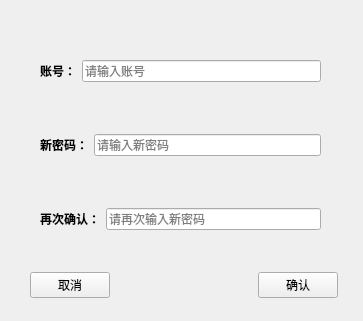
<?xml version="1.0" encoding="UTF-8"?>
<ui version="4.0">
 <class>ResetPS</class>
 <widget class="QWidget" name="ResetPS">
  <property name="geometry">
   <rect>
    <x>0</x>
    <y>0</y>
    <width>363</width>
    <height>321</height>
   </rect>
  </property>
  <property name="windowTitle">
   <string>重置密码</string>
  </property>
  <widget class="QWidget" name="layoutWidget">
   <property name="geometry">
    <rect>
     <x>40</x>
     <y>60</y>
     <width>281</width>
     <height>170</height>
    </rect>
   </property>
   <layout class="QVBoxLayout" name="verticalLayout">
    <item>
     <layout class="QHBoxLayout" name="horizontalLayout">
      <item>
       <widget class="QLabel" name="label">
        <property name="text">
         <string>&lt;html&gt;&lt;head/&gt;&lt;body&gt;&lt;p align=&quot;right&quot;&gt;&lt;span style=&quot; font-weight:700;&quot;&gt;账号：&lt;/span&gt;&lt;/p&gt;&lt;/body&gt;&lt;/html&gt;</string>
        </property>
       </widget>
      </item>
      <item>
       <widget class="QLineEdit" name="ReIDedit">
        <property name="placeholderText">
         <string>请输入账号</string>
        </property>
       </widget>
      </item>
     </layout>
    </item>
    <item>
     <spacer name="verticalSpacer">
      <property name="orientation">
       <enum>Qt::Orientation::Vertical</enum>
      </property>
      <property name="sizeHint" stdset="0">
       <size>
        <width>20</width>
        <height>40</height>
       </size>
      </property>
     </spacer>
    </item>
    <item>
     <layout class="QHBoxLayout" name="horizontalLayout_3">
      <item>
       <widget class="QLabel" name="label_2">
        <property name="text">
         <string>&lt;html&gt;&lt;head/&gt;&lt;body&gt;&lt;p align=&quot;right&quot;&gt;&lt;span style=&quot; font-weight:700;&quot;&gt;新密码：&lt;/span&gt;&lt;/p&gt;&lt;/body&gt;&lt;/html&gt;</string>
        </property>
       </widget>
      </item>
      <item>
       <widget class="QLineEdit" name="RePSedit">
        <property name="echoMode">
         <enum>QLineEdit::EchoMode::Password</enum>
        </property>
        <property name="placeholderText">
         <string>请输入新密码</string>
        </property>
       </widget>
      </item>
     </layout>
    </item>
    <item>
     <spacer name="verticalSpacer_2">
      <property name="orientation">
       <enum>Qt::Orientation::Vertical</enum>
      </property>
      <property name="sizeHint" stdset="0">
       <size>
        <width>20</width>
        <height>40</height>
       </size>
      </property>
     </spacer>
    </item>
    <item>
     <layout class="QHBoxLayout" name="horizontalLayout_2">
      <item>
       <widget class="QLabel" name="label_3">
        <property name="text">
         <string>&lt;html&gt;&lt;head/&gt;&lt;body&gt;&lt;p align=&quot;right&quot;&gt;&lt;span style=&quot; font-weight:700;&quot;&gt;再次确认：&lt;/span&gt;&lt;/p&gt;&lt;/body&gt;&lt;/html&gt;</string>
        </property>
       </widget>
      </item>
      <item>
       <widget class="QLineEdit" name="Reconfirm">
        <property name="echoMode">
         <enum>QLineEdit::EchoMode::Password</enum>
        </property>
        <property name="placeholderText">
         <string>请再次输入新密码</string>
        </property>
       </widget>
      </item>
     </layout>
    </item>
   </layout>
  </widget>
  <widget class="QWidget" name="layoutWidget">
   <property name="geometry">
    <rect>
     <x>30</x>
     <y>270</y>
     <width>308</width>
     <height>30</height>
    </rect>
   </property>
   <layout class="QHBoxLayout" name="horizontalLayout_4">
    <item>
     <widget class="QPushButton" name="Return">
      <property name="text">
       <string>取消</string>
      </property>
     </widget>
    </item>
    <item>
     <spacer name="horizontalSpacer">
      <property name="orientation">
       <enum>Qt::Orientation::Horizontal</enum>
      </property>
      <property name="sizeHint" stdset="0">
       <size>
        <width>138</width>
        <height>20</height>
       </size>
      </property>
     </spacer>
    </item>
    <item>
     <widget class="QPushButton" name="Confirm">
      <property name="text">
       <string>确认</string>
      </property>
     </widget>
    </item>
   </layout>
  </widget>
 </widget>
 <resources/>
 <connections/>
</ui>
